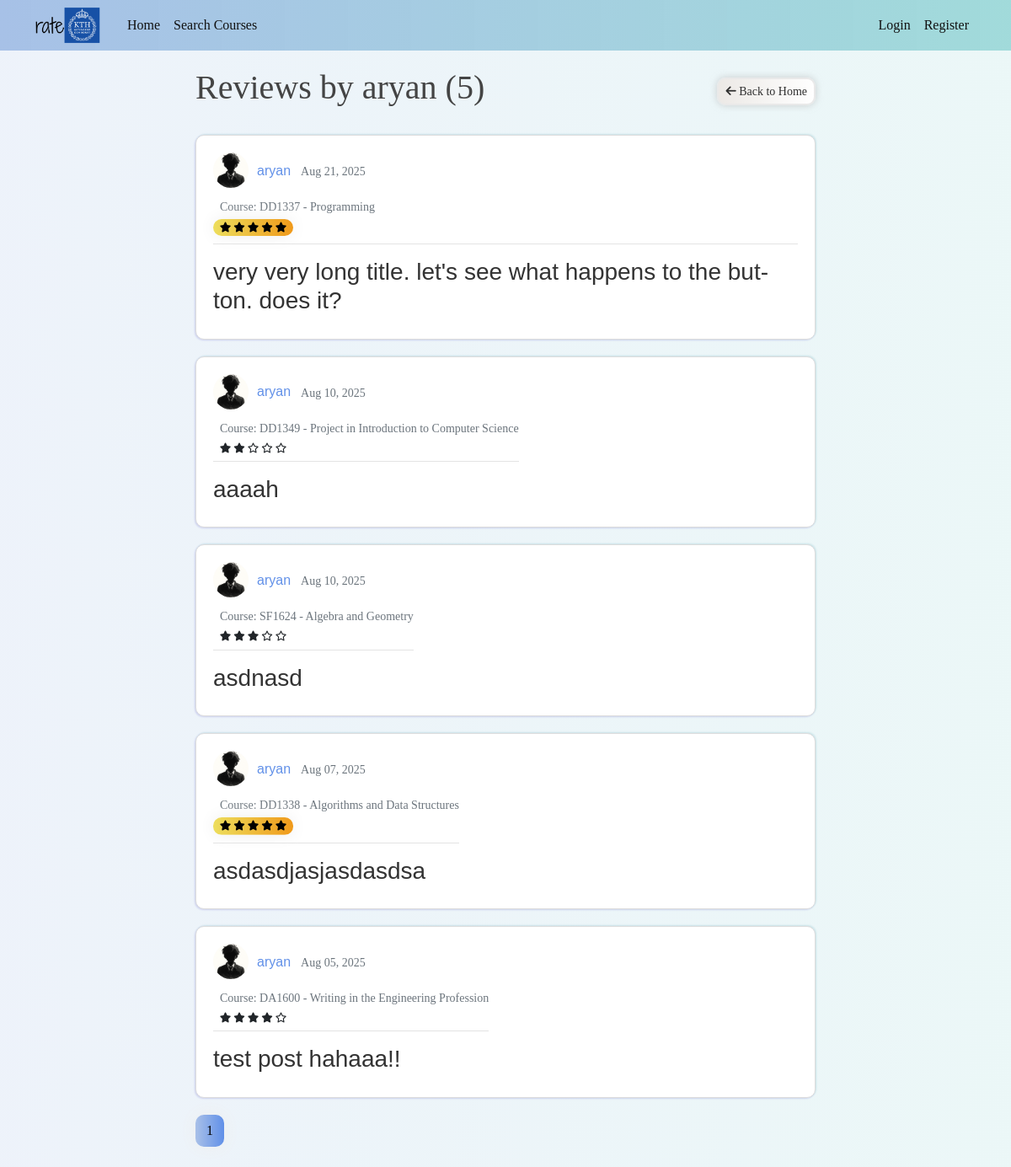
Page /user/aryan on the committed database.
### flasknetwork/models.py (models this page shows, shortened)
class User(db.Model, UserMixin): # the *table* name is 'user' by default, not 'User'
    id = db.Column(db.Integer, primary_key=True)
    username = db.Column(db.String(20), unique=True, nullable=False)
    email = db.Column(db.String(120), unique=True, nullable=False)
    image_file = db.Column(db.String(20), nullable=False, default='default1.png')
    password = db.Column(db.String(60), nullable=False)
    posts = db.relationship('Post', backref='author', lazy=True)
    email_verified = db.Column(db.Boolean, nullable=False, default=False)
    program_id = db.Column(db.Integer, db.ForeignKey('program.id'), nullable=False)
    program = db.relationship('Program', backref='students')

class Post(db.Model):
    id = db.Column(db.Integer, primary_key=True)
    title = db.Column(db.String(100), nullable=False)
    date_posted = db.Column(db.DateTime, nullable=False, default=datetime.utcnow)
    year_taken = db.Column(db.Integer, nullable=False)  # e.g., 2023
    rating = db.Column(db.Integer, nullable=False)  # e.g., 1-
    answer_q1 = db.Column(db.Text, nullable=False)  # e.g., "Yes, I would recommend this course."
    answer_q2 = db.Column(db.Text, nullable=True)
    user_id = db.Column(db.Integer, db.ForeignKey('user.id'), nullable=False)
    course_id = db.Column(db.Integer, db.ForeignKey('course.id'), nullable=False)
    __table_args__ = (db.UniqueConstraint('user_id', 'course_id', name='one_review_per_course'),)
    course = db.relationship('Course', backref='reviews')

class Course(db.Model):
    id = db.Column(db.Integer, primary_key=True)
    name = db.Column(db.String(100), nullable=False, index=True)
    code = db.Column(db.String(20), unique=True, nullable=False, index=True)

### flasknetwork/users/routes.py (the view)
@users.route('/user/<string:username>')
def user_posts(username):
    page=request.args.get('page', 1, type=int)
    user = User.query.filter_by(username=username).first_or_404()
    posts = Post.query.filter_by(author=user).order_by(Post.date_posted.desc()).paginate(page=page, per_page=5)
    return render_template('user_posts.html', posts=posts, user=user)

### flasknetwork/templates/user_posts.html
{% extends "layout.html" %}
{% block content %}
<div class="row justify-content-center">
    <div class="col-12 col-lg-10 col-xl-8">
        <div class="d-flex align-items-center justify-content-between mb-4">
            <h1>
                Reviews by {{ user.username }} ({{ posts.total }})
            </h1>
            <a href="{{ url_for('main.home') }}" class="btn btn-sm gradient-anim gradient-anim--white gradient-shadow">
                <i class="fas fa-arrow-left"></i> Back to Home
            </a>
        </div>
        {% for post in posts.items %}
            <article class="d-flex align-items-center content-section post-section">
                <div>
                    <div class="review-metadata">
                        <img class="rounded-circle review-img" src="{{ url_for('static', filename='profile_pics/' + post.author.image_file) }}" alt="{{ post.author.username }}'s profile picture">
                        <a class="me-2 author-link" href="{{ url_for('users.user_posts', username=post.author.username) }}">{{ post.author.username }}</a>
                        <small class="text-muted">{{ post.date_posted.strftime('%b %d, %Y') }}</small>
                        <small class="text-secondary d-block mt-2 ms-2">Course: {{ post.course.code }} - {{ post.course.name }}</small>
                        <small class="badge fs-7 {{ 'gradient-anim gradient-anim--yellow mt-1 mb-2' if post.rating == 5 else 'text-dark mb-1' }}">
                            {% for i in range(1, 6) %}
                                {% if post.rating >= i %}
                                    <i class="fas fa-star"></i>
                                {% else %}
                                    <i class="far fa-star"></i>
                                {% endif %}
                            {% endfor %}
                        </small>
                    </div>
                    <h3 class="mt-3">
                        <a class="review-title course-link" href="{{ url_for('posts.post', post_id=post.id) }}">{{ post.title }}</a>
                    </h3>
                </div>
            </article>
        {% endfor %}
        {% for page_num in posts.iter_pages(left_edge=1, right_edge=1, left_current=1, right_current=1) %}
            {% if page_num %}
                {% if posts.page == page_num %}
                    <a class="btn gradient-anim mb-4" href="{{ url_for('users.user_posts', username=user.username, page=page_num) }}">{{ page_num }}</a>
                {% else %}
                    <a class="btn gradient-anim-outline mb-4" href="{{ url_for('users.user_posts', username=user.username, page=page_num) }}">{{ page_num }}</a>
                {% endif %}
            {% else %}
                ...
            {% endif %}
        {% endfor %}
    </div>
</div>
{% endblock content %}

### flasknetwork/templates/layout.html (shortened to what this page needs)
{% from 'macros/flash_macros.html' import thankyou_card %}
<!DOCTYPE html>
<html lang="en">
<head>
    <link href="https://cdn.jsdelivr.net/npm/bootstrap@5.0.2/dist/css/bootstrap.min.css" rel="stylesheet">
    <link rel="stylesheet" href="{{ url_for('static', filename='css/main.css') }}">
    <link rel="stylesheet" href="https://cdnjs.cloudflare.com/ajax/libs/font-awesome/6.4.2/css/all.min.css"
/>
</head>
<body>
    <header class="site-header">
        <nav class="navbar navbar-expand-md navbar-dark navbar-bg fixed-top">
            <div class="container">
                <a class="me-4" href="/">
                    <img src="{{ url_for('static', filename='logo/rateKTH_logo.png') }}" alt="rateKTH Logo" id="navbar-logo">
                </a>
                <div class="collapse navbar-collapse" id="navbarToggle">
                    <div class="navbar-nav me-auto">
                        <a class="nav-link" href="{{ url_for('main.home') }}">Home</a>
                        <a class="nav-link" href="{{ url_for('courses.search') }}">Search Courses</a>
                    </div>
                    <div class="navbar-nav">
                        {% if current_user.is_authenticated %}
                            <a class="nav-link d-none d-md-block gradient-anim btn me-3" href="{{ url_for('posts.new_post') }}">
                                <i class="fas fa-edit"></i> New Review
                            </a>
                            <a class="nav-link" href="{{ url_for('users.account') }}">Account</a>
                            <a class="nav-link" href="{{ url_for('users.logout') }}">Logout</a>
                        {% else %}
                            <a class="nav-link" href="{{ url_for('users.login') }}">Login</a>
                            <a class="nav-link" href="{{ url_for('users.register') }}">Register</a>
                        {% endif %}
                    </div>
                </div>
            </div>
        </nav>
    </header>
    <main class="container">
        <div class="row">
            <div class="col-md-12">
                {% block content %}{% endblock content %}
            </div>
        </div>
    </main>
</body>
</html>

### flasknetwork/static/css/main.css (style rules this page uses)
body { background: linear-gradient(to right, rgba(167, 193, 231, 0.2), rgba(156, 216, 216, 0.2)); color: #333333; margin-top: 5rem; font-family: Georgia, 'Times New Roman', Times, serif; }
h1, h2, h3, h4, h5, h6 { color: #444444; }
.navbar-bg { background: linear-gradient(to right, rgb(167, 193, 231), rgba(156, 216, 216, 0.937)); }
.site-header .navbar-nav .nav-link { color: #111111; transition: color 0.2s ease, transform 0.2s ease; }
.content-section { background: #ffffff; padding: 20px 20px; border: 1px solid #dddddd; border-radius: 10px; margin-bottom: 20px; box-shadow: -1px 1px 2px 0 rgba(32, 18, 183, 0.15), 1px -1px 2px 0 rgba(30, 132, 157, 0.15); }
a.review-title, a.author-link { text-decoration: none; }
a.author-link { color:#6190e8; font-family: 'Franklin Gothic Medium', 'Arial Narrow', Arial, sans-serif; transition: color 0.2s ease-in-out; }
.review-title { color: #333333; word-wrap: break-word; word-break: break-word; hyphens: auto; font-family: 'Franklin Gothic Medium', 'Arial Narrow', Arial, sans-serif; }
.review-img { height: 42px; width: 42px; margin-right: 6px; margin-bottom: 4px; vertical-align: middle; }
.review-metadata { padding-bottom: 1px; margin-bottom: 4px; border-bottom: 1px solid #e3e3e3 }
#navbar-logo { height: 44px; width: auto; display: inline-block; vertical-align: middle; transition: opacity 0.2s ease; }
.post-section { margin-left: 0px; margin-right: 0px; }
.gradient-anim { background: linear-gradient(to right, #a7bfe8 0%, #6190e8 51%, #a7bfe8 100%); box-shadow: 0 0 20px #eee; text-align: center; border-radius: 10px; background-size: 200% auto; background-position: left center; transition: background-position 0.5s ease; color: #000000; }
.gradient-anim--white { background-image: linear-gradient(to right, #ECE9E6 0%, #FFFFFF 51%, #ECE9E6 100%); color: rgb(47, 47, 47); border: 2px solid; border-color: rgb(233, 233, 233); border-radius: 10px; }
.gradient-anim--yellow { background-image: linear-gradient(to right, #EDDE5D 0%, #F09819 51%, #EDDE5D 100%); box-shadow: 0 0 20px #eee; }
.gradient-shadow { box-shadow: 0 0 8px #b0b0b095; }
.course-link { display: inline-block; text-decoration: none; transition: transform 0.2s ease-in-out, color 0.2s ease-in-out; }

### rows in the picture
User: username "aryan"
Post: image_file (placeholder picture), author.username "aryan", date_posted "Aug 21, 2025", course.code "DD1337", course.name "Programming", rating 5 (drawn), title "very very long title. let's see what happens to the button. does it?"
Post: image_file (placeholder picture), author.username "aryan", date_posted "Aug 10, 2025", course.code "DD1349", course.name "Project in Introduction to Computer Science", rating 2 (drawn), title "aaaah"
Post: image_file (placeholder picture), author.username "aryan", date_posted "Aug 10, 2025", course.code "SF1624", course.name "Algebra and Geometry", rating 3 (drawn), title "asdnasd"
Post: image_file (placeholder picture), author.username "aryan", date_posted "Aug 07, 2025", course.code "DD1338", course.name "Algorithms and Data Structures", rating 5 (drawn), title "asdasdjasjasdasdsa"
Post: image_file (placeholder picture), author.username "aryan", date_posted "Aug 05, 2025", course.code "DA1600", course.name "Writing in the Engineering Profession", rating 4 (drawn), title "test post hahaaa!!"

### other values in the picture
{{ posts.total }} "5"
{{ page_num }} "1"
